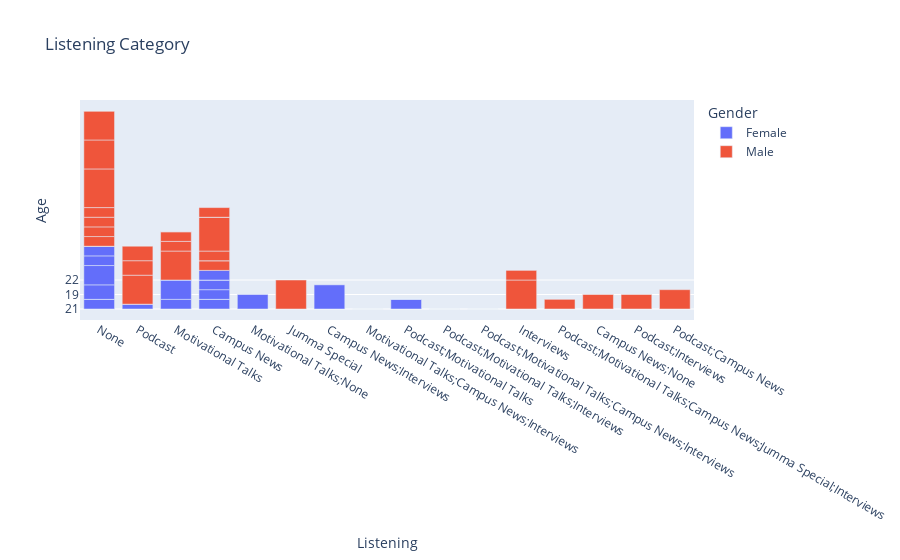

The code cell stored with this chart in its notebook:
### Markdown cell above
### **RESULT**
**WhatsApp is the platform from where people become aware of MUET FM 92.6**

### Code cell
px.bar(df.head(60), x='Listening', y='Age', color='Gender',title='Listening Category')

### Figure 1 — Plotly figure (JSON) as saved in the notebook; plotly's stock layout.template omitted (floating-point values rounded to 4 significant figures)
{"data": [{"alignmentgroup": "True", "hovertemplate": "Gender=Female<br>Listening=%{x}<br>Age=%{y}<extra></extra>", "legendgroup": "Female", "marker": {"color": "#636efa", "pattern": {"shape": ""}}, "name": "Female", "offsetgroup": "Female", "orientation": "v", "showlegend": true, "textposition": "auto", "type": "bar", "x": ["None", "Podcast", "None", "Motivational Talks", "Campus News", "None", "Campus News", "None", "Campus News", "Motivational Talks", "Campus News", "None", "Podcast", "None", "Motivational Talks", "Motivational Talks;None", "None", "Motivational Talks", "Campus News", "None", "Campus News", "Jumma Special", "None", "Campus News;Interviews", "Campus News", "Motivational Talks;Campus News;Interviews", "Podcast;Motivational Talks", "Podcast;Motivational Talks;Interviews", "None"], "xaxis": "x", "y": ["21", "26", "21", "21", "21", "21", "20", "20", "21", "20", "20", "21", "21", "19", "18", "19", "18", "21", "20", "20", "21", "21", "20", "23", "20", "21", "20", "21", "21"], "yaxis": "y"}, {"alignmentgroup": "True", "hovertemplate": "Gender=Male<br>Listening=%{x}<br>Age=%{y}<extra></extra>", "legendgroup": "Male", "marker": {"color": "#EF553B", "pattern": {"shape": ""}}, "name": "Male", "offsetgroup": "Male", "orientation": "v", "showlegend": true, "textposition": "auto", "type": "bar", "x": ["Podcast;Motivational Talks;Campus News;Interviews", "Campus News", "None", "None", "Motivational Talks", "Interviews", "Motivational Talks", "Podcast", "Jumma Special", "Podcast;Motivational Talks", "Campus News", "Motivational Talks", "None", "None", "Motivational Talks", "None", "Campus News", "Podcast;Motivational Talks;Campus News;Jumma Special;Interviews", "Campus News", "None", "None", "Campus News;None", "Campus News", "None", "Campus News", "Interviews", "None", "Podcast;Interviews", "Podcast", "Podcast", "Podcast;Campus News"], "xaxis": "x", "y": ["21", "20", "21", "20", "22", "22", "20", "22", "22", "21", "21", "20", "20", "20", "21", "20", "20", "20", "19 years ", "24", "22", "19", "21", "22", "20", "20", "21", "19", "19", "19", "18"], "yaxis": "y"}], "layout": {"barmode": "relative", "legend": {"title": {"text": "Gender"}, "tracegroupgap": 0}, "title": {"text": "Listening Category"}, "xaxis": {"anchor": "y", "domain": [0, 1], "title": {"text": "Listening"}}, "yaxis": {"anchor": "x", "domain": [0, 1], "title": {"text": "Age"}}}}
